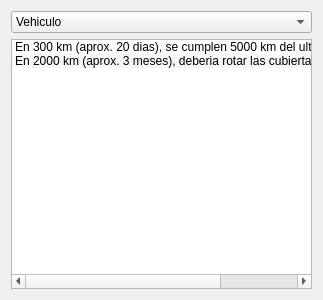
<?xml version="1.0" encoding="UTF-8"?>
<ui version="4.0">
 <class>DlgMantenimientoPreventivo</class>
 <widget class="QDialog" name="DlgMantenimientoPreventivo">
  <property name="geometry">
   <rect>
    <x>0</x>
    <y>0</y>
    <width>323</width>
    <height>300</height>
   </rect>
  </property>
  <property name="windowTitle">
   <string>Dialog</string>
  </property>
  <layout class="QVBoxLayout" name="verticalLayout">
   <item>
    <widget class="QComboBox" name="comboBox">
     <item>
      <property name="text">
       <string>Vehiculo</string>
      </property>
     </item>
    </widget>
   </item>
   <item>
    <widget class="QListWidget" name="listWidget">
     <property name="alternatingRowColors">
      <bool>true</bool>
     </property>
     <property name="viewMode">
      <enum>QListView::ListMode</enum>
     </property>
     <property name="uniformItemSizes">
      <bool>false</bool>
     </property>
     <item>
      <property name="text">
       <string>En 300 km (aprox. 20 dias), se cumplen 5000 km del ultimo cambio de aceite</string>
      </property>
     </item>
     <item>
      <property name="text">
       <string>En 2000 km (aprox. 3 meses), deberia rotar las cubiertas.</string>
      </property>
     </item>
    </widget>
   </item>
  </layout>
 </widget>
 <resources/>
 <connections/>
</ui>
